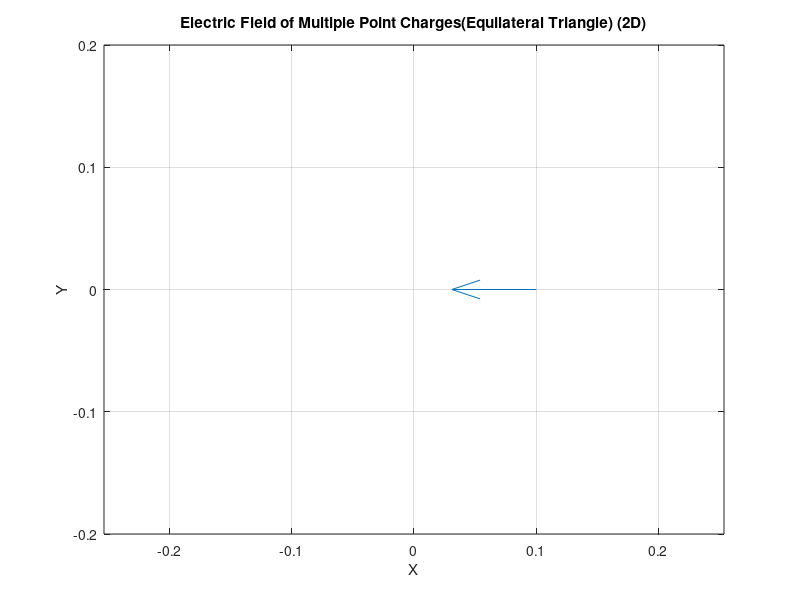

Here is the MATLAB script that generated this plot:
% Problem 2: Electric Field of Multiple Point Charges(Equilateral Triangle) (2D)
% Draw the electric field of a equilateral triangle of charges with many point charges

% Setup Constants
epsilon_0 = 8.854187817e-12; 
charges = [
    0 0 1e-9;
    0.1 0 1e-9;
    0.1/2 real(sqrt(3)/20) 1e-9;
];

% Setup Grid
[x, y] = meshgrid(-0.2:0.01:0.2, -0.2:0.01:0.2);
Ex = zeros(size(x));
Ey = zeros(size(y));

% Calculate Electric Field
for i = 1:size(charges, 1)
    q = charges(i, 3);
    dx = x - charges(i, 1);
    dy = y - charges(i, 2);
    r = sqrt(dx.^2 + dy.^2);
    Ex = Ex + (q / (4 * pi * epsilon_0)) * (dx ./ r.^3);
    Ey = Ey + (q / (4 * pi * epsilon_0)) * (dy ./ r.^3);
end

% Quiver Plot Electric Field
quiver(x, y, Ex, Ey, AutoScaleFactor=5);
title('Electric Field of Multiple Point Charges(Equilateral Triangle) (2D)');
xlabel('X');
ylabel('Y');
axis equal; 
grid on;
